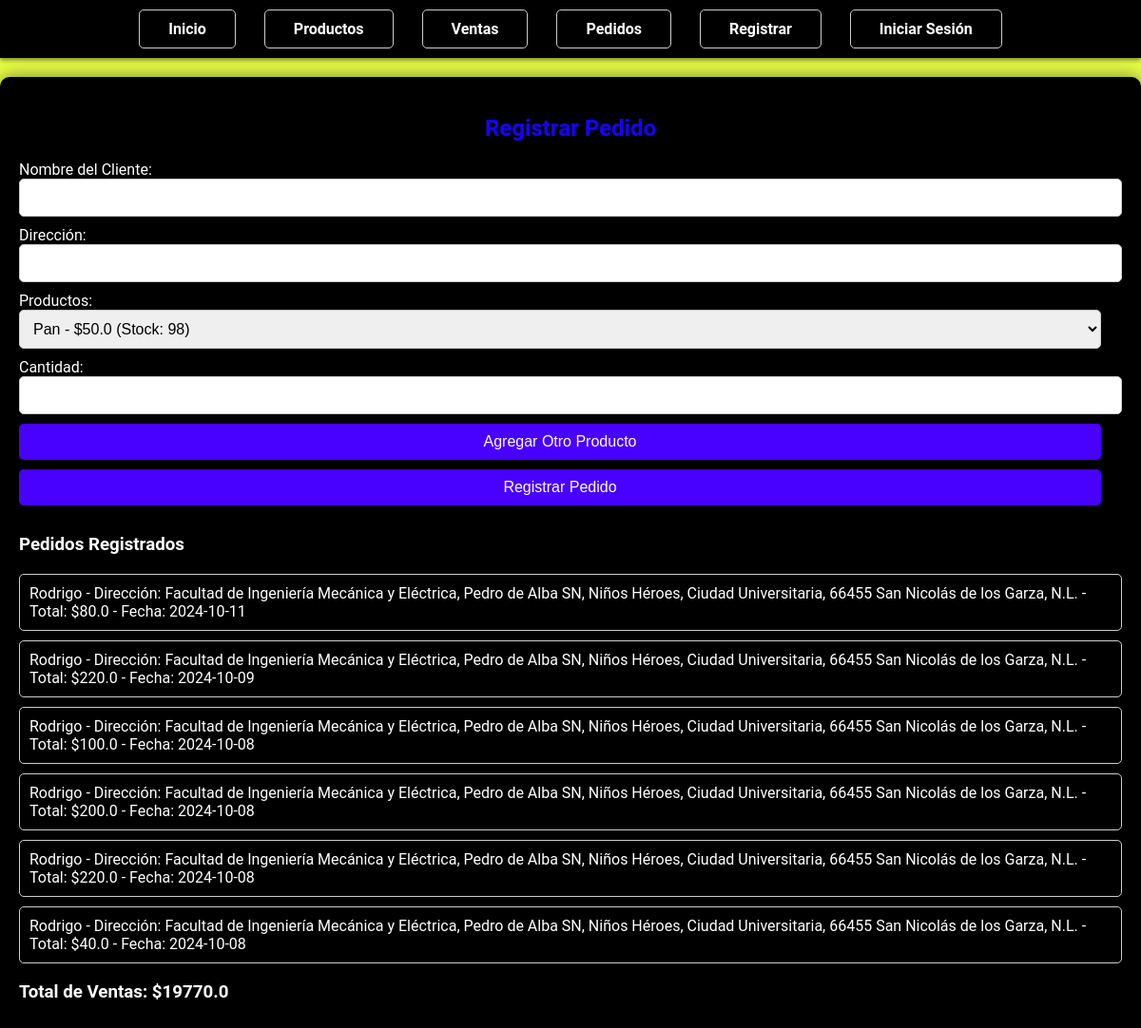
The app's page /pedidos with its own data.
### tables this page shows
CREATE TABLE pedidos (
                id INTEGER PRIMARY KEY AUTOINCREMENT,
                nombre_cliente TEXT NOT NULL,
                direccion TEXT NOT NULL,
                total REAL NOT NULL,
                fecha TEXT NOT NULL
            );

### app.py (the view, shortened to what this page needs)
@app.route('/pedidos', methods=['GET', 'POST'])
def pedidos():
    with sqlite3.connect('your_database.db') as conn:
        cursor = conn.cursor()
        cursor.execute("SELECT * FROM productos")
        productos = cursor.fetchall()
        cursor.execute("SELECT * FROM pedidos ORDER BY fecha DESC")
        pedidos = cursor.fetchall()
        cursor.execute("SELECT SUM(total) FROM ventas")
        total_ventas_ventas = cursor.fetchone()[0] or 0
        cursor.execute("SELECT SUM(total) FROM pedidos")
        total_ventas_pedidos = cursor.fetchone()[0] or 0
        total_ventas = total_ventas_ventas + total_ventas_pedidos
    return render_template('pedidos.html', productos=productos, pedidos=pedidos, total_ventas=total_ventas)

### templates/pedidos.html (shortened to what this page needs)
{% extends 'layout.html' %}
{% block extra_css %}
<link rel="stylesheet" href="{{ url_for('static', filename='css/pedidos.css') }}">
{% endblock %}
{% block content %}
<h2>Registrar Pedido</h2>
<form action="{{ url_for('pedidos') }}" method="POST">
    <label for="nombre_cliente">Nombre del Cliente:</label>
    <input type="text" id="nombre_cliente" name="nombre_cliente" required>
    <label for="direccion">Dirección:</label>
    <input type="text" id="direccion" name="direccion" required>
    <div id="productos-contenedor">
        <div class="producto-entrada">
            <label for="productos">Productos:</label>
            <select id="productos" name="productos[]" required>
                {% for producto in productos %}
                <option value="{{ producto[0] }}">{{ producto[1] }} - ${{ producto[2] }} (Stock: {{ producto[3] }})</option>
                {% endfor %}
            </select>
            <label for="cantidad">Cantidad:</label>
            <input type="number" id="cantidad" name="cantidades[]" required>
        </div>
    </div>
    <button type="button" onclick="agregarProducto()">Agregar Otro Producto</button>
    <button type="submit">Registrar Pedido</button>
</form>
<h3>Pedidos Registrados</h3>
<ul>
    {% for pedido in pedidos %}
    <li>{{ pedido[1] }} - Dirección: {{ pedido[2] }} - Total: ${{ pedido[3] }} - Fecha: {{ pedido[4] }}</li>
    {% endfor %}
</ul>
<h3>Total de Ventas: ${{ total_ventas }}</h3>
{% endblock %}

### static/css/general.css (style rules this page uses)
body { font-family: 'Roboto', sans-serif; margin: 0; padding: 0; background-color: #e7ff48; color: #ffffff; }
h1, h2 { color: #1500ff; text-align: center; }
form { display: flex; flex-direction: column; margin-bottom: 20px; }
input, button, select { margin-bottom: 10px; padding: 10px; font-size: 16px; border-radius: 5px; border: 1px solid #ccc; width: calc(100% - 22px); transition: border-color 0.3s ease; }
button { background-color: #4800ff; color: white; border: none; border-radius: 5px; padding: 10px 15px; font-size: 16px; cursor: pointer; transition: background-color 0.3s ease, transform 0.3s ease; }
ul { list-style: none; padding: 0; }

### static/css/pedidos.css (style rules this page uses)
h2 { color: #1900ff; }
form { margin-bottom: 20px; display: flex; flex-direction: column; }
form input, form select { margin-bottom: 10px; }
ul { margin-top: 20px; }
ul li { padding: 10px; border: 1px solid #ccc; border-radius: 5px; margin-bottom: 10px; }

### records on screen
pedidos: nombre_cliente "Rodrigo", direccion "Facultad de Ingeniería Mecánica y Eléctrica, Pedro de Alba SN, Niños Héroes, Ciudad Universitaria, 66455 San Nicolás de los Garza, N.L.", total "80.0", fecha "2024-10-11"
pedidos: nombre_cliente "Rodrigo", direccion "Facultad de Ingeniería Mecánica y Eléctrica, Pedro de Alba SN, Niños Héroes, Ciudad Universitaria, 66455 San Nicolás de los Garza, N.L.", total "220.0", fecha "2024-10-09"
pedidos: nombre_cliente "Rodrigo", direccion "Facultad de Ingeniería Mecánica y Eléctrica, Pedro de Alba SN, Niños Héroes, Ciudad Universitaria, 66455 San Nicolás de los Garza, N.L.", total "100.0", fecha "2024-10-08"
pedidos: nombre_cliente "Rodrigo", direccion "Facultad de Ingeniería Mecánica y Eléctrica, Pedro de Alba SN, Niños Héroes, Ciudad Universitaria, 66455 San Nicolás de los Garza, N.L.", total "200.0", fecha "2024-10-08"
pedidos: nombre_cliente "Rodrigo", direccion "Facultad de Ingeniería Mecánica y Eléctrica, Pedro de Alba SN, Niños Héroes, Ciudad Universitaria, 66455 San Nicolás de los Garza, N.L.", total "220.0", fecha "2024-10-08"
pedidos: nombre_cliente "Rodrigo", direccion "Facultad de Ingeniería Mecánica y Eléctrica, Pedro de Alba SN, Niños Héroes, Ciudad Universitaria, 66455 San Nicolás de los Garza, N.L.", total "40.0", fecha "2024-10-08"

### other values on screen
{{ total_ventas }} "19770.0"
form field value "Pan - $50.0 (Stock: 98)"
